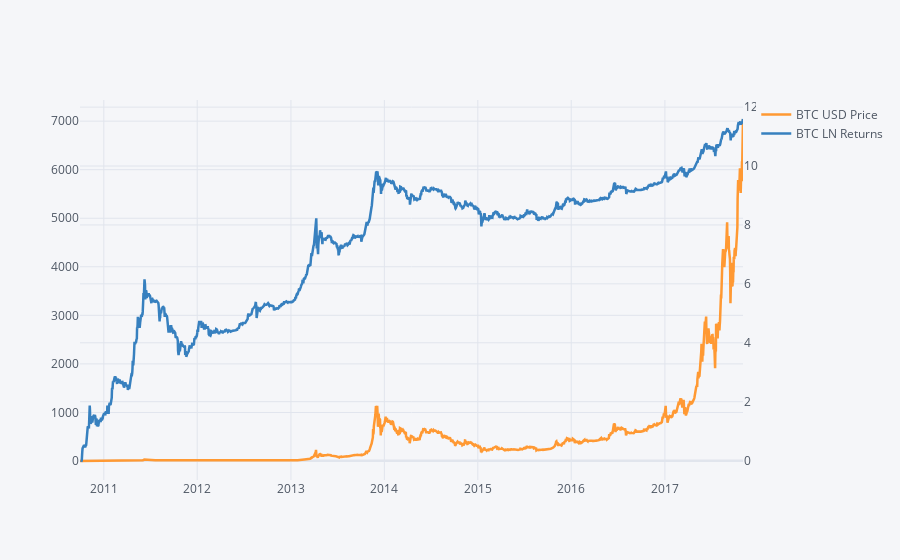

Notebook cell for this chart:
### Code cell
#plot the returns and closing price (with different scaling) for the BTC dataset available

daily = BTC_df['BTC LN Returns'].cumsum().resample('D', label='right').last().ffill()
dailyframe = daily.to_frame()
closing = BTC_df['BTC USD Price']
closingframe = closing.to_frame()
closingframe.join(dailyframe).iplot(secondary_y='BTC LN Returns', width=2.5)

### Figure 1 — Plotly figure (JSON) as saved in the notebook; plotly's stock layout.template omitted (floating-point values rounded to 4 significant figures; data arrays with more than 128 entries replaced by an {"elided": "..."} marker saying what was removed)
{"data": [{"line": {"color": "rgba(255, 153, 51, 1.0)", "dash": "solid", "shape": "linear", "width": 2.5}, "mode": "lines", "name": "BTC USD Price", "text": "", "type": "scatter", "x": {"elided": "2591 str values"}, "y": {"elided": "2591 float values"}}, {"line": {"color": "rgba(55, 128, 191, 1.0)", "dash": "solid", "shape": "linear", "width": 2.5}, "mode": "lines", "name": "BTC LN Returns", "text": "", "type": "scatter", "x": {"elided": "2591 str values"}, "xaxis": "x", "y": {"elided": "2591 mixed values"}, "yaxis": "y2"}], "layout": {"legend": {"bgcolor": "#F5F6F9", "font": {"color": "#4D5663"}}, "paper_bgcolor": "#F5F6F9", "plot_bgcolor": "#F5F6F9", "title": {"font": {"color": "#4D5663"}}, "xaxis": {"gridcolor": "#E1E5ED", "showgrid": true, "tickfont": {"color": "#4D5663"}, "title": {"font": {"color": "#4D5663"}, "text": ""}, "zerolinecolor": "#E1E5ED"}, "yaxis": {"gridcolor": "#E1E5ED", "showgrid": true, "tickfont": {"color": "#4D5663"}, "title": {"font": {"color": "#4D5663"}, "text": ""}, "zerolinecolor": "#E1E5ED"}, "yaxis2": {"anchor": "x", "gridcolor": "#E1E5ED", "overlaying": "y", "showgrid": true, "side": "right", "tickfont": {"color": "#4D5663"}, "title": {"text": ""}, "zerolinecolor": "#E1E5ED"}}}
